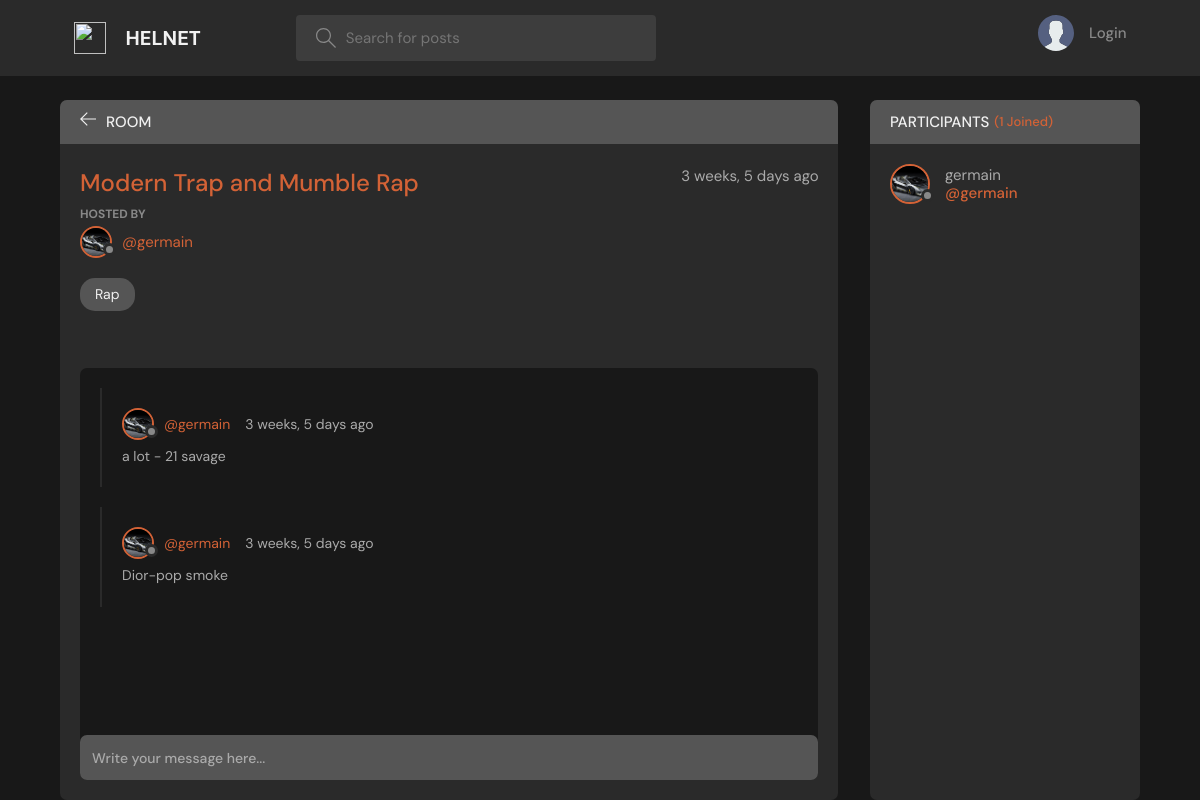
Page /room/2/ on the committed database.
### base/models.py (models this page shows, shortened)
class Room(models.Model):
    host = models.ForeignKey(User, on_delete=models.SET_NULL, null=True)
    topic = models.ForeignKey(Topic, on_delete=models.SET_NULL, null=True)
    name = models.CharField(max_length=200)
    description = models.TextField(null=True, blank=True)
    participants = models.ManyToManyField(
        User, related_name='participants', blank=True)
    updated = models.DateTimeField(auto_now=True)
    created = models.DateTimeField(auto_now_add=True)
    class Meta:
        ordering = ['-updated', '-created']

class User(AbstractUser):
    name = models.CharField(max_length=200, null=True)
    email = models.EmailField(unique=True, null=True)
    bio = models.TextField(null=True)
    avatar = models.ImageField(null=True, default="avatar.svg")
    USERNAME_FIELD = 'email'
    REQUIRED_FIELDS = ['name']
    objects = UserManager()  # Add the custom user manager

class Topic(models.Model):
    name = models.CharField(max_length=200)
    def __str__(self):
        return self.name

class Message(models.Model):
    user = models.ForeignKey(User, on_delete=models.CASCADE)
    room = models.ForeignKey(Room, on_delete=models.CASCADE)
    body = models.TextField()
    updated = models.DateTimeField(auto_now=True)
    created = models.DateTimeField(auto_now_add=True)
    class Meta:
        ordering = ['-updated', '-created']

### base/views.py (the view, shortened to what this page needs)
# urls.py: path('room/<str:pk>/', views.room, name="room"),
def room(request, pk):
    room = Room.objects.get(id=pk)
    room_messages = room.message_set.all()
    participants = room.participants.all()
    context = {'room': room, 'room_messages': room_messages,
               'participants': participants}
    return render(request, 'base/room.html', context)

### base/templates/base/room.html (shortened to what this page needs)
{% extends 'main.html' %}
{% block content %}
<main class="profile-page layout layout--2">
  <div class="container">
    <div class="room">
      <div class="room__top">
        <div class="room__topLeft">
          <a href="{% url 'home' %}">
            <svg version="1.1" xmlns="http://www.w3.org/2000/svg" width="32" height="32" viewBox="0 0 32 32">
              <title>arrow-left</title>
              <path
                d="M13.723 2.286l-13.723 13.714 13.719 13.714 1.616-1.611-10.96-10.96h27.625v-2.286h-27.625l10.965-10.965-1.616-1.607z">
              </path>
            </svg>
          </a>
          <h3>Room</h3>
        </div>
      </div>
      <div class="room__box scroll">
        <div class="room__header scroll">
          <div class="room__info">
            <h3>{{room.name}}</h3>
            <span>{{room.created|timesince}} ago</span>
          </div>
          <div class="room__hosted">
            <p>Hosted By</p>
            <a href="{% url 'user-profile' room.host.id %}" class="room__author">
              <div class="avatar avatar--small">
                <img src="{{room.host.avatar.url}}" />
              </div>
              <span>@{{room.host.username}}</span>
            </a>
          </div>
          <span class="room__topics">{{room.topic}}</span>
        </div>
        <div class="room__conversation">
          <div class="threads scroll">
            {% for message in room_messages %}
            <div class="thread">
              <div class="thread__top">
                <div class="thread__author">
                  <a href="{% url 'user-profile' message.user.id %}" class="thread__authorInfo">
                    <div class="avatar avatar--small">
                      <img src="{{message.user.avatar.url}}" />
                    </div>
                    <span>@{{message.user.username}}</span>
                  </a>
                  <span class="thread__date">{{message.created|timesince}} ago</span>
                </div>
              </div>
              <div class="thread__details">
                {{message.body}}
              </div>
            </div>
            {% endfor %}
          </div>
        </div>
      </div>
      <div class="room__message">
        <form action="" method="POST">
          <input name="body" placeholder="Write your message here..." />
        </form>
      </div>
    </div>
    <div class="participants">
      <h3 class="participants__top">Participants <span>({{participants.count}} Joined)</span></h3>
      <div class="participants__list scroll">
        {% for user in participants %}
        <a href="{%  url 'user-profile' user.id %}" class="participant">
          <div class="avatar avatar--medium">
            <img src="{{user.avatar.url}}" />
          </div>
          <p>
            {{user.name}}
            <span>@{{user.username}}</span>
          </p>
        </a>
        {% endfor %}
      </div>
    </div>
  </div>
</main>
{% endblock content %}

### rows in the picture
Room: name "Modern Trap and Mumble Rap", created "3 weeks, 5 days", host.avatar (picture), host.username "germain", topic "Rap"
Message: user.avatar (picture), user.username "germain", created "3 weeks, 5 days", body "a lot - 21 savage"
Message: user.avatar (picture), user.username "germain", created "3 weeks, 5 days", body "Dior-pop smoke"
User: avatar (picture), name "germain", username "germain"

### other values in the picture
{{ participants.count }} "1"
